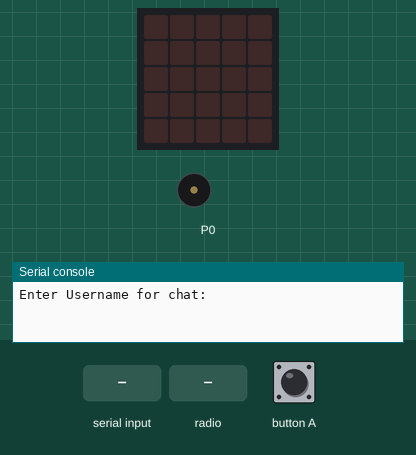
A program run on a simulated BBC micro:bit running MicroPython. Parts: the board's 5×5 LED display, buzzer (waves = sounding), the last lines printed to the serial console. The test bench sets the inputs (shaded band). No radio messages arrive unless stated (any console line starting 'radio sent:' is added by the test bench).

Above: at 1.2 s.
1.3 s: ":)" typed at the serial console, then Enter
2.8 s: radio message ":(" arrives
At 3.3 s:
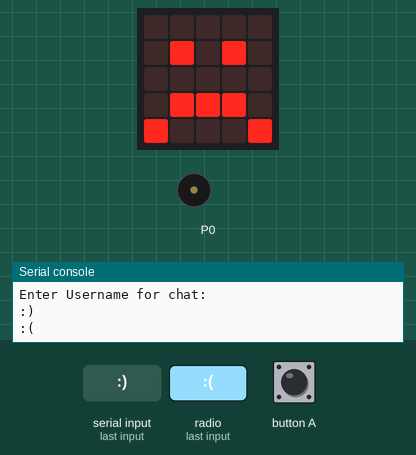
4.3 s: radio message "Happy Birthday" arrives
At 7.0 s:
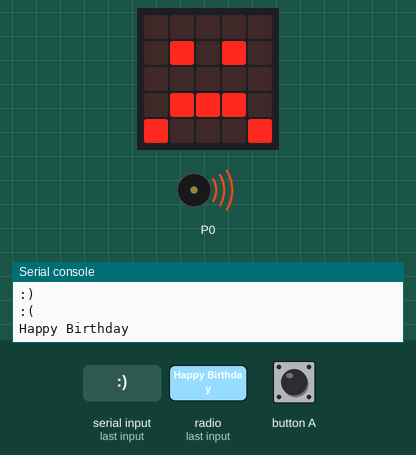
7.3 s: radio message ":)" arrives
At 10.0 s:
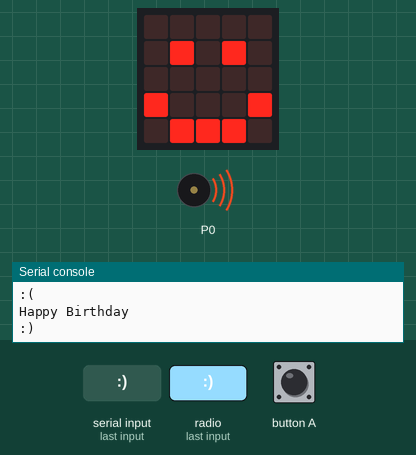
10.3 s: button A pressed for 0.15 s
13.3 s: ":(" typed at the serial console, then Enter
At 16.8 s:
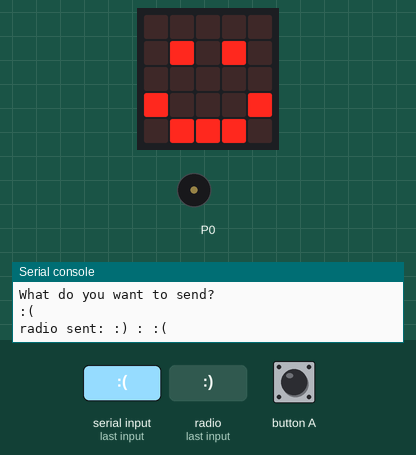
Timing chart, 0 to 17.3 s (numbered marks = the images above; inputs shaded):
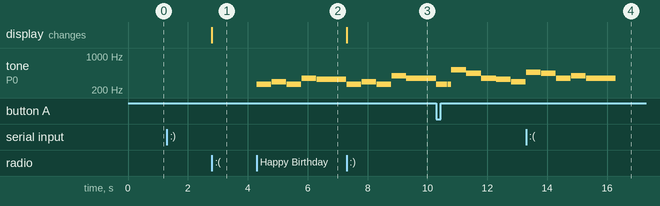

The program:

Day_4_-_Wireless_Chat.py
```python
# Program that creates a chat client using the micro:bit wireless
# radio to create an ad-hoc mesh network. Uses button A when
# wanting to send a message
# EPIC 2022
# Paul Hummel

from microbit import *
import radio
import music

#for my sanity
set_volume(64)

radio.config(group=32)
radio.on()

print("Enter Username for chat:")
name = input()

# Code in a 'while True:' loop repeats forever
while True:
    message = radio.receive()
    if (message):
        print(message)
        if (message.find(":)") != -1):
            display.show(Image.HAPPY)
        if (message.find(":(") != -1):
            display.show(Image.SAD)
        if (message.find("Happy Birthday") != -1):
            music.play(music.BIRTHDAY, wait=False)
    if (button_a.is_pressed()):
        print("What do you want to send?")
        text = input()
        radio.send(name+" : "+text)
        sleep(100)
```

Measured:
- after the input at 2.8 s, the display: changes at once (image 1)
- after the input at 4.3 s, tone on P0: plays 262 Hz for 0.36 s, 262 Hz for 0.12 s, 294 Hz for 0.49 s, 262 Hz for 0.49 s, 349 Hz for 0.49 s, 330 Hz for 0.99 s, starting at once
- after the input at 7.3 s, the display: changes at once (image 3)
